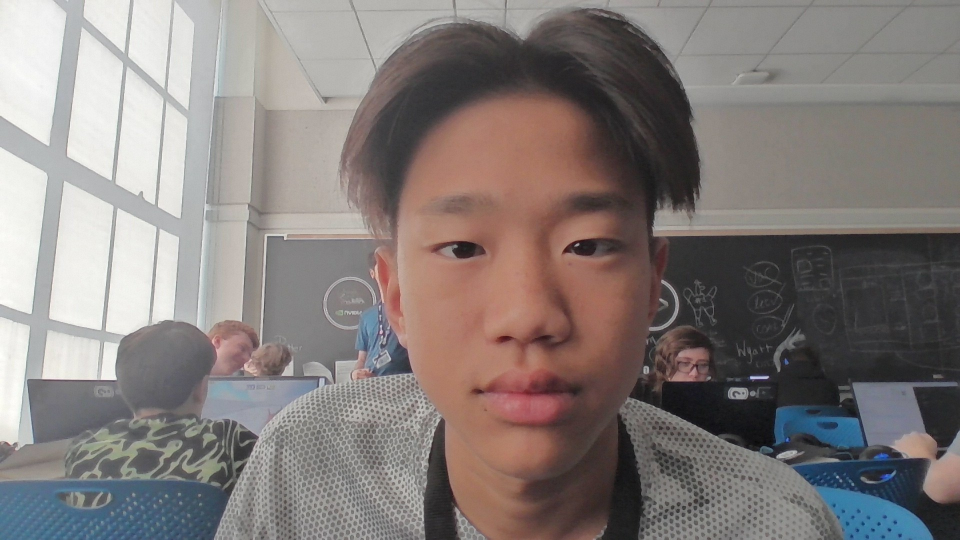
#> input picture Data Set/Known Faces/Alex.jpg, 1920 x 1080 px (shown at 1/2 size); its folder holds only this picture in this run
$ python train.py
#> lines starting #> are read from the running program, lines starting #| are printed output that depends on the picture
import os
import pickle
import cv2
import numpy as np

KNOWN_FACES_DIR = "Data Set/Known Faces"
MODEL_FILE = "trained_faces.yml"
LABELS_FILE = "labels.pkl"

face_detector = cv2.CascadeClassifier(
    cv2.data.haarcascades + "haarcascade_frontalface_default.xml"
)

recognizer = cv2.face.LBPHFaceRecognizer_create()

faces = []
labels = []
label_names = {}

label_id = 0

print("Training started...")

# Step 1: Image Processing Loop
for filename in os.listdir(KNOWN_FACES_DIR):

    if filename.lower().endswith((".jpg", "jpeg", "png")):

        path = os.path.join(KNOWN_FACES_DIR, filename)
        name = os.path.splitext(filename)[0]

        image = cv2.imread(path)
#> image is the input picture: shape (1080, 1920, 3); mean B, G, R 122.2, 124.4, 132.1
        if image is None:
            print(f"Could not read {filename}")
            continue

        gray = cv2.cvtColor(image, cv2.COLOR_BGR2GRAY)
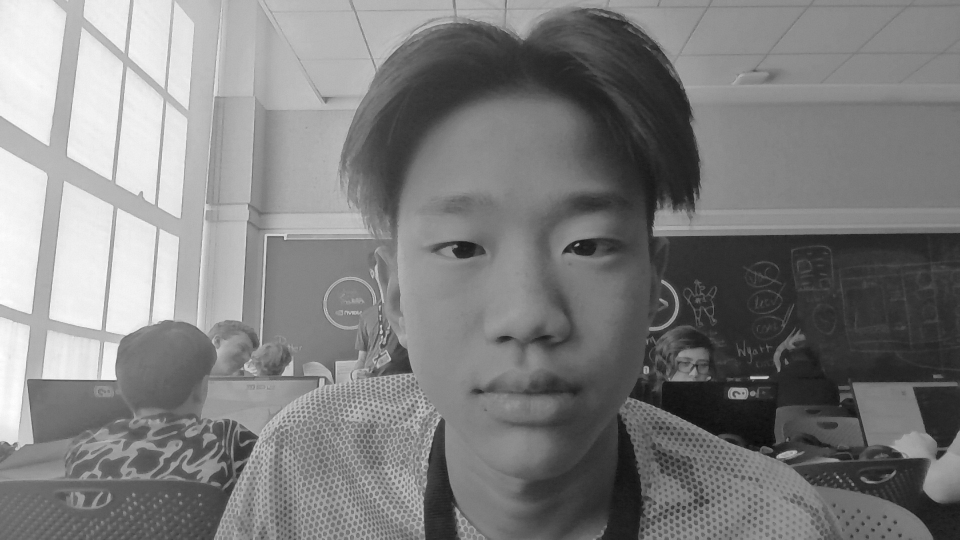
#> gray: shape (1080, 1920) (shown at 1/2 size); min 3, max 255, mean 126.5

        detected_faces = face_detector.detectMultiScale(
            gray,
            scaleFactor = 1.1,
            minNeighbors = 5,
            minSize = (80, 80)
        )
#> detected_faces = [[714, 234, 647, 647]]

        if len(detected_faces) == 0:
            print(f"No face found in {filename}")
            continue  # Skip to the next image if no face is found

        # Extract face regions safely
        x, y, w, h = detected_faces[0]
#> x = 714; y = 234; w = 647; h = 647
        face_roi = gray[y:y+h, x:x+w]
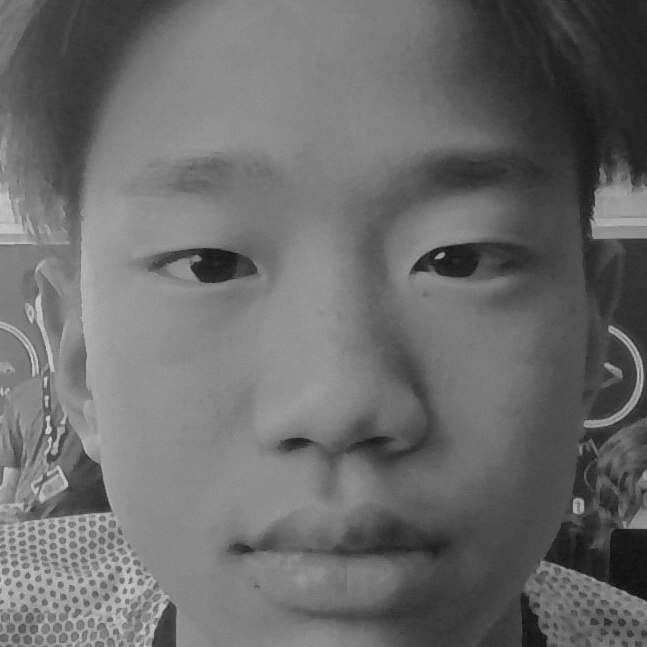
#> face_roi: shape (647, 647); min 13, max 217, mean 107.6
        face_roi = cv2.resize(face_roi, (200, 200))
#> face_roi: shape (200, 200)

        faces.append(face_roi)
        labels.append(label_id)
        label_names[label_id] = name

        print(f"Loaded: {name}")
        label_id += 1

# Step 2: Training and Saving (Executed OUTSIDE the loop)
if len(faces) == 0:
    print("No faces found. Training failed.")
    exit()

print("\nProcessing images complete. Training model...")
recognizer.train(faces, np.array(labels))
recognizer.save(MODEL_FILE)

with open(LABELS_FILE, "wb") as f:
    pickle.dump(label_names, f)

print("\nTraining Complete!")
print(f"Saved model to: {MODEL_FILE}")
print(f"Saved labels: {LABELS_FILE}")
print(f"Total people trained: {len(faces)}")
#| Total people trained: 1

$ run again, on Data Set/Known Faces/Sarim.jpg
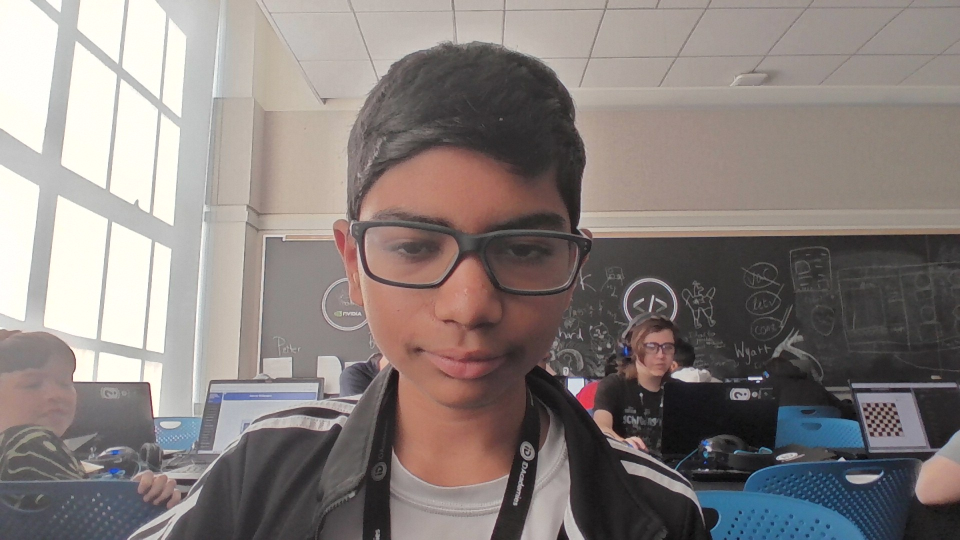
#> input picture Data Set/Known Faces/Sarim.jpg, 1920 x 1080 px (shown at 1/2 size)
#> image is the input picture: shape (1080, 1920, 3); mean B, G, R 124.9, 127.5, 135.7
#> `gray = cv2.cvtColor(image, cv2.COLOR_BGR2GRAY)`:
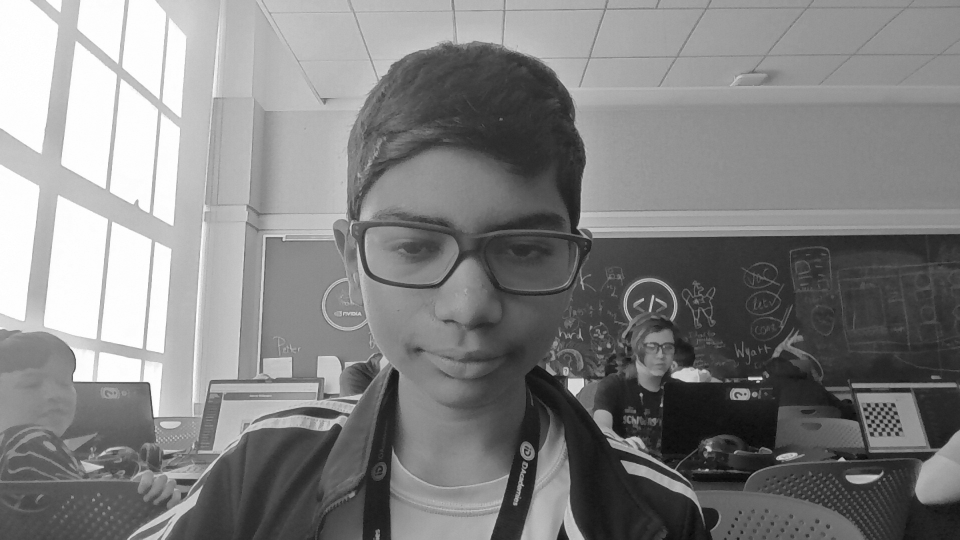
#> gray: shape (1080, 1920) (shown at 1/2 size); min 1, max 255, mean 129.7
#> detected_faces = [[1277, 661, 89, 89], [661, 290, 561, 561]]
#> x = 1277; y = 661; w = 89
#> `face_roi = gray[y:y+h, x:x+w]`:
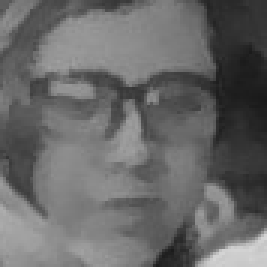
#> face_roi: shape (89, 89) (shown 3 times larger); min 25, max 212, mean 104.6
#| Total people trained: 1

$ run again, on Data Set/Known Faces/Isma.jpg
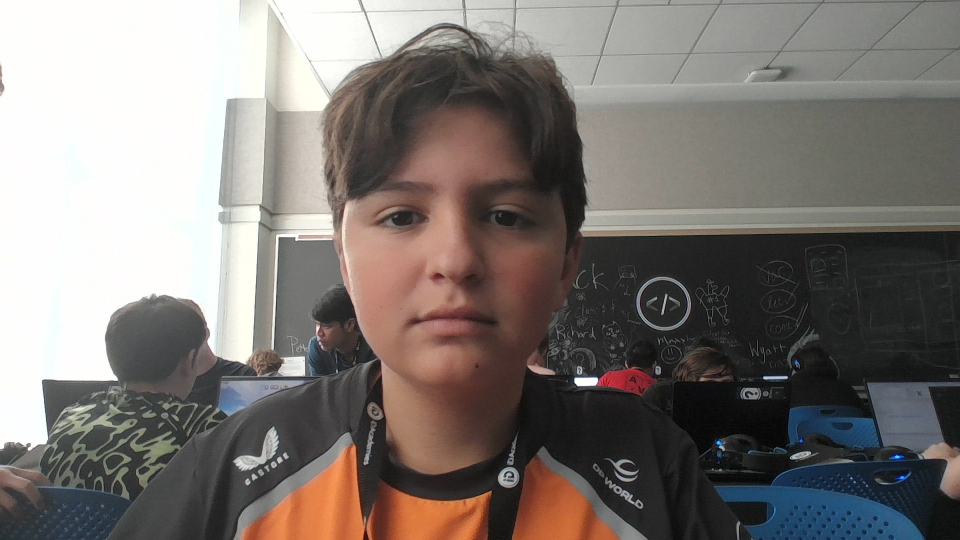
#> input picture Data Set/Known Faces/Isma.jpg, 1920 x 1080 px (shown at 1/2 size)
#> image is the input picture: shape (1080, 1920, 3); mean B, G, R 115.2, 119.2, 125.5
#> `gray = cv2.cvtColor(image, cv2.COLOR_BGR2GRAY)`:
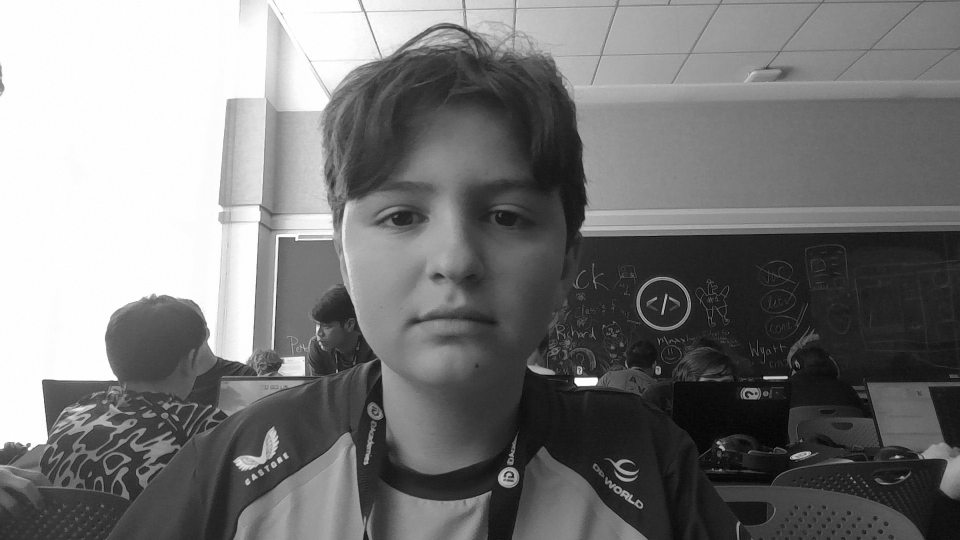
#> gray: shape (1080, 1920) (shown at 1/2 size); min 0, max 255, mean 120.6
#> detected_faces = [[624, 207, 555, 555]]
#> x = 624; y = 207; w = 555
#> `face_roi = gray[y:y+h, x:x+w]`:
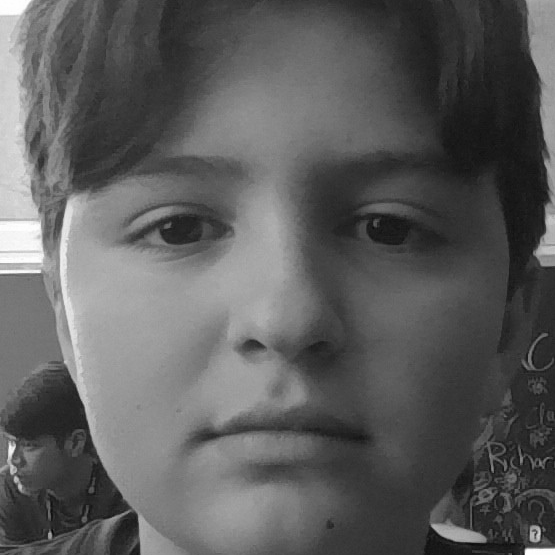
#> face_roi: shape (555, 555); min 1, max 255, mean 92.7
#| Total people trained: 1

$ run again, on Data Set/Known Faces/Micheal.jpg
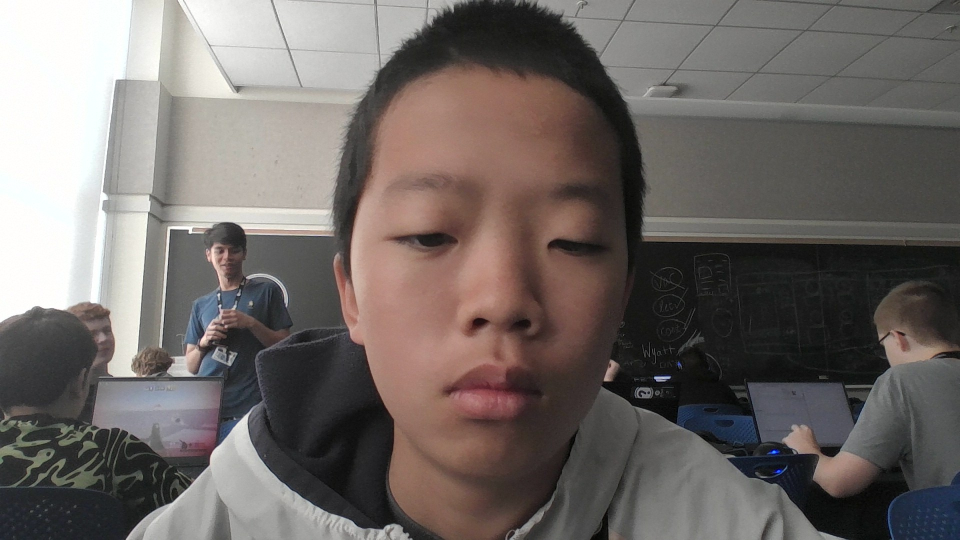
#> input picture Data Set/Known Faces/Micheal.jpg, 1920 x 1080 px (shown at 1/2 size)
#> image is the input picture: shape (1080, 1920, 3); mean B, G, R 102.4, 105.5, 112.3
#> `gray = cv2.cvtColor(image, cv2.COLOR_BGR2GRAY)`:
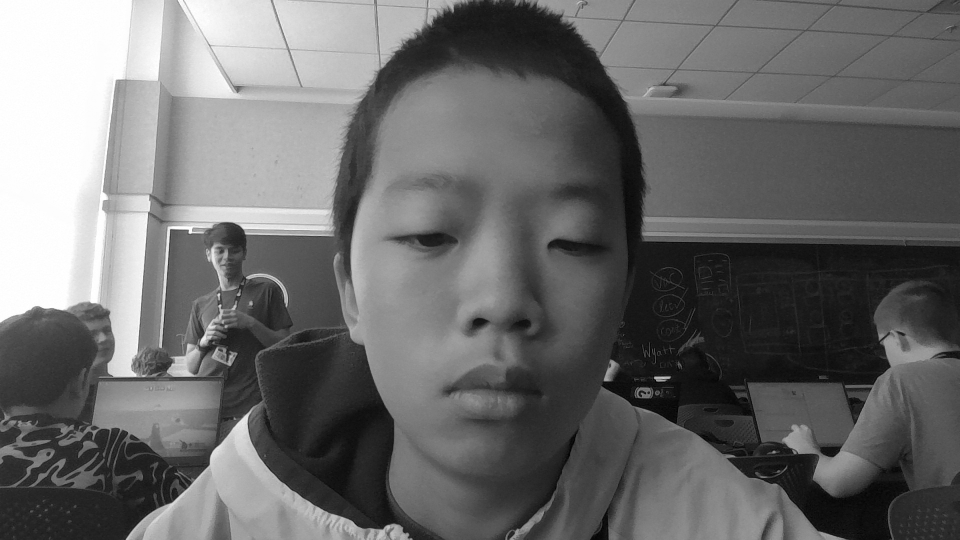
#> gray: shape (1080, 1920) (shown at 1/2 size); min 0, max 255, mean 107.2
#> detected_faces = [[414, 468, 84, 84], [641, 203, 697, 697]]
#> x = 414; y = 468; w = 84
#> `face_roi = gray[y:y+h, x:x+w]`:
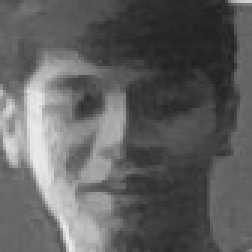
#> face_roi: shape (84, 84) (shown 3 times larger); min 33, max 237, mean 96.1
#| Total people trained: 1
